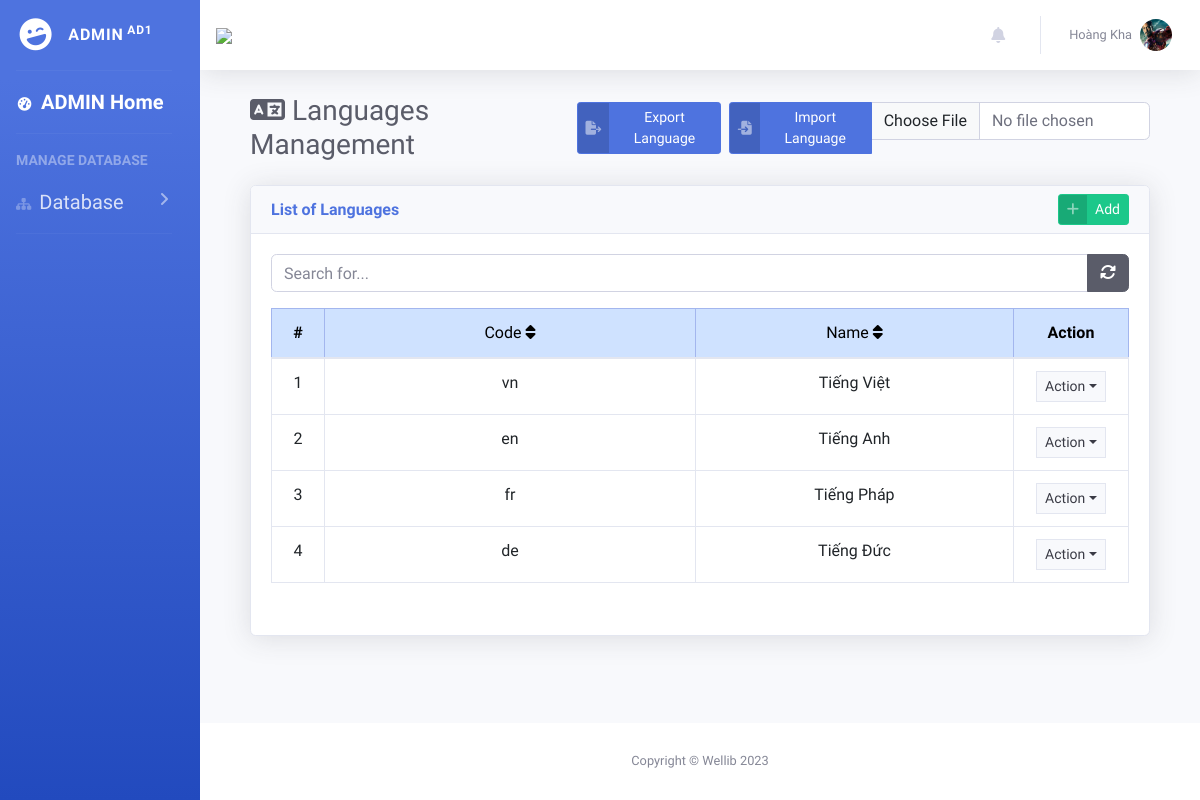
The page /language/id (signed in) on the database its author committed.
### ad/models.py (models this page shows, shortened)
class Profile(models.Model):
    user = models.OneToOneField(User, on_delete=models.CASCADE)
    first_name = models.CharField(max_length=255, blank=False, null= False)
    last_name = models.CharField(max_length=255, blank=False, null= False)
    email = models.EmailField(max_length=255, blank=False, null= False)
    identity = models.CharField(max_length=9, blank=False, null= False)
    phone = models.CharField(max_length=15, blank=True)
    date_of_birth = models.DateField(default= timezone.now, blank=True)
    sex = models.CharField(max_length=2, choices=(('1','MALE'), ('2', 'FEMALE')), blank=True)
    profile_img = models.ImageField(upload_to=('images/avatars/'),default=('images/avatars/default.jpg'))
    first_time = models.BooleanField(null=False, default=True)
    bio = models.CharField(null=True, max_length=255, default="Edit profile for more.")
    date_joined = models.DateField(null=True, default=timezone.now)
    class ROLE(models.TextChoices):
        ADMIN = "ADMIN", "Admin"
        READER = "READER", "Reader"
        LIBRARIAN = "LIBRARIAN", "Librarian"
    role = models.CharField(max_length=20, choices=ROLE.choices, default = ROLE.READER)

class Language(models.Model):
    code = models.CharField(max_length=255, blank=False, null=False)
    fullname = models.CharField(max_length=500,blank=False, null=False)
    date_added = models.DateTimeField(default=timezone.now)

### ad/views.py (the view)
# urls.py: path('language/<str:order>', views.language, name = 'language'),
@login_required
def language(request, order = 'id'):
    context = context_data()
    context['page_title'] = 'Languages'
    language = models.Language.objects.all().order_by(order)
    context["language"] = language
    return render(request, 'ad/language.html', context)

### ad/templatetags/my_tags.py (called while the page is built)
@register.filter
def book_requests(i):
    return models.BookRequest.objects.all().filter(status = '1').order_by('date_added')

@register.filter
def reader_requests(i):
    return models.ReaderRequest.objects.all().filter(status = '1').order_by('date_added')

@register.filter
def adnoti(i):
    return models.BookRequest.objects.all().filter(status = '1').count() + models.ReaderRequest.objects.all().filter(status = '1').count()

### ad/views.py (called while the page is built)
def context_data():
    context = {
        "page_title": "",
        "system_name": "Wellib",
    }
    return context

### templates/ad/language.html (shortened to what this page needs)
{% extends 'ad/base.html' %}
{% load my_tags %}
{% block Page_content %}
<div class="d-sm-flex align-items-center justify-content-between mb-4">
	<h1 class="h3 mb-0 text-gray-800 "><i class="fa-solid fa-language"></i> Languages Management</h1>
  <div class="d-flex">
		<a href="{% url 'export_language'%}" class="btn btn-sm btn-primary btn-icon-split mr-2" type="button">
			<span class="icon text-white-50 d-flex align-items-center">
			<i class="fa-solid fa-file-export"></i>
			</span>
			<span class="text d-flex align-items-center">Export Language</span>
		</a>
		<form action="{% url 'import_language'%}" method="post" enctype="multipart/form-data">
			<div class="input-group" style="display: flex; flex-wrap: nowrap;">
				<button id="activateButton" class="btn btn-sm btn-primary btn-icon-split hover-none" type="button">
					<span class="icon text-white-50 d-flex align-items-center">
					<i class="fa-solid fa-file-import"></i>
					</span>
					<span class="text d-flex align-items-center">Import Language</span>
				</button>
				<input type="file" name="csv_file" class="form-control" style="width: 300px;" required>
			</div>
		</form>
	</div>
</div>
<div class="card shadow mb-4">
	<div class="card-header py-2 d-flex justify-content-between">
		<div class="m-0 font-weight-bold text-primary d-flex align-items-center">List of Languages</div>
		<a href="{% url 'manage_language'%}" class="btn btn-sm btn-success btn-icon-split" type="button">
			<span class="icon text-white-50">
			<i class="fas fa-plus"></i>
		</span>
		<span class="text">Add</span>
		</a>
	</div>
	<div class="card-body">
    <div class="input-group input-group mb-3">
      <input type="text" class="form-control" id="search" placeholder="Search for...">
      <a href="" class="btn btn-dark"><i class="fas fa-sync-alt"></i></a>
   </div>
   <table class="table table-bordered table-sm-mt-4" style="text-align: center;">
      <collanguage>
        <col width="5%"/>
        <col width="35%"/>
        <col width="30%"/>
        <col width="10%"/>
      </collanguage>
      <thead class="table-primary">
        <tr id="chk-th">
          <th class="text-center" scope="col">#</th>
          <th class="text-center" scope="col"><a href="{% url 'language' 'code'%}">Code <i class="fa-solid fa-sort"></i></a></th>
          <th class="text-center" scope="col"><a href="{% url 'language' 'fullname'%}">Name <i class="fa-solid fa-sort"></i></a></th>
          <th class="text-center" class="text-center">Action</th>
        </tr>
      </thead>
      <tbody id="myTable">
        {% if language %}
          {% for lan in language %}
            <tr>
              <td class="text-center">{{ forloop.counter }}</td>
              <td class="text-center">{{ lan.code }}</td>
              <td class="text-center">{{ lan.fullname }}</td>
              <td class="text-center">
                <div class="dropdown">
                  <button class="btn btn-light btn-sm rounded-0 border dropdown-toggle" type="button" id="{{ lan.id }}" data-bs-toggle="dropdown" aria-expanded="false">Action</button>
                </div>
              </td>
            </tr>
          {% endfor %}
        {% endif %}
      </tbody>
    </table>
	</div>
</div>
{% endblock %}

### templates/ad/base.html (shortened to what this page needs)
{% load static %}
{% load my_tags %}
<!DOCTYPE html>
<html lang="en">
<head>
    <link href="https://cdn.jsdelivr.net/npm/bootstrap@5.3.0/dist/css/bootstrap.min.css" rel="stylesheet">
    <link rel="stylesheet" href="https://cdnjs.cloudflare.com/ajax/libs/bootstrap-select/1.14.0-beta2/css/bootstrap-select.min.css" />
    <link rel="stylesheet" href="https://cdnjs.cloudflare.com/ajax/libs/font-awesome/6.1.1/css/all.min.css"/>
    <link href="{% static 'css/sb-admin-2.min.css'%}" rel="stylesheet">
    <link rel="stylesheet" href="{% static 'css/styles.css' %}"/>
    <link rel="stylesheet" href="{% static 'css/jquery.toast.css' %}"/>
</head>
{% if request.user.is_authenticated %}
<body id="page-top">
    <div id="wrapper">
        <ul class="navbar-nav bg-gradient-primary sidebar sidebar-dark accordion col-xl-2" id="accordionSidebar">
            <a class="sidebar-brand d-flex align-items-center justify-content-center" href="{% if request.user.profile.role == "ADMIN"%}{% url 'adhome'%}{% else %}{% url 'libhome'%}{% endif %}">
                <div class="sidebar-brand-icon rotate-n-15">
                    <i class="fas fa-laugh-wink"></i>
                </div>
                <div class="sidebar-brand-text mx-3">{{request.user.profile.role}}<sup> {{request.user.profile.identity}}</sup></div>
            </a>
            <hr class="sidebar-divider my-0">
            {% if request.user.profile.role == "ADMIN" %}
            <li class="nav-item active">
              <a class="nav-link" href="{% url 'adhome' %}">
                  <i class="fas fa-fw fa-tachometer-alt"></i>
                  <span class="fs-5 text-center">ADMIN Home</span></a>
            </li>
            <hr class="sidebar-divider">
            <div class="sidebar-heading" style="font-size: 14px;">
                Manage Database
            </div>
            <li class="nav-item">
                <a class="nav-link collapsed" style="width: 100% !important;" href="#" data-toggle="collapse" data-target="#collapseTwo"
                    aria-expanded="true" aria-controls="collapseTwo">
                    <i class="fa-solid fa-sitemap"></i>
                    <span class="fs-5">Database</span>
                </a>
            </li>
            {% endif %}
            <hr class="sidebar-divider">
        </ul>
        <div id="content-wrapper" class="d-flex flex-column">
            <div id="content">
                <nav class="navbar navbar-expand navbar-light bg-white topbar mb-4 static-top shadow">
                    <div class="d-none d-sm-inline-block mr-auto">
                            <img style="width: 250px;" src="{% static 'images/wellib.png' %}">
                    </div>
                    <ul class="navbar-nav ml-auto">
                        <li class="nav-item dropdown no-arrow mx-1">
                            <a class="nav-link dropdown-toggle" href="#" id="alertsDropdown" role="button"
                                data-toggle="dropdown" aria-haspopup="true" aria-expanded="false">
                                <i class="fas fa-bell fa-fw"></i>
                            </a>
                        </li>
                        <li class="nav-item dropdown no-arrow">
                            <a class="nav-link dropdown-toggle" href="#" id="userDropdown" role="button"
                                data-toggle="dropdown" aria-haspopup="true" aria-expanded="false">
                                <span class="mr-2 d-none d-lg-inline text-gray-600 small">{{request.user.profile.last_name}}</span>
                                <img class="img-profile rounded-circle" src="{{request.user.profile.profile_img.url}}" style="object-fit: cover;">
                            </a>
                        </li>
                    </ul>
                </nav>
                <div class="container-fluid" style="padding: 0 5% !important;">
                    {% block Page_content %}{% endblock Page_content %}
                </div>
            </div>
            <footer class="sticky-footer bg-white">
                <div class="container my-auto">
                    <div class="copyright text-center my-auto">
                        <span>Copyright &copy; Wellib 2023</span>
                    </div>
                </div>
            </footer>
        </div>
    </div>
    {% else %}
    {% block authentication %}{% endblock authentication %}
    {% endif %}
</body>
</html>

### static/css/styles.css (style rules this page uses)
.input-group .form-control { z-index: 1 !important; }

### templates/ad/language.html (style rules this page uses)
a { text-decoration:none; color: black; font-weight: 500; }

### rows shown on the page
Language: code "vn", fullname "Tiếng Việt"
Language: code "en", fullname "Tiếng Anh"
Language: code "fr", fullname "Tiếng Pháp"
Language: code "de", fullname "Tiếng Đức"

### other values the page prints
{{ request.user.profile.role }} "ADMIN"
{{ request.user.profile.identity }} "AD1"
{{ request.user.profile.last_name }} "Hoàng Kha"
